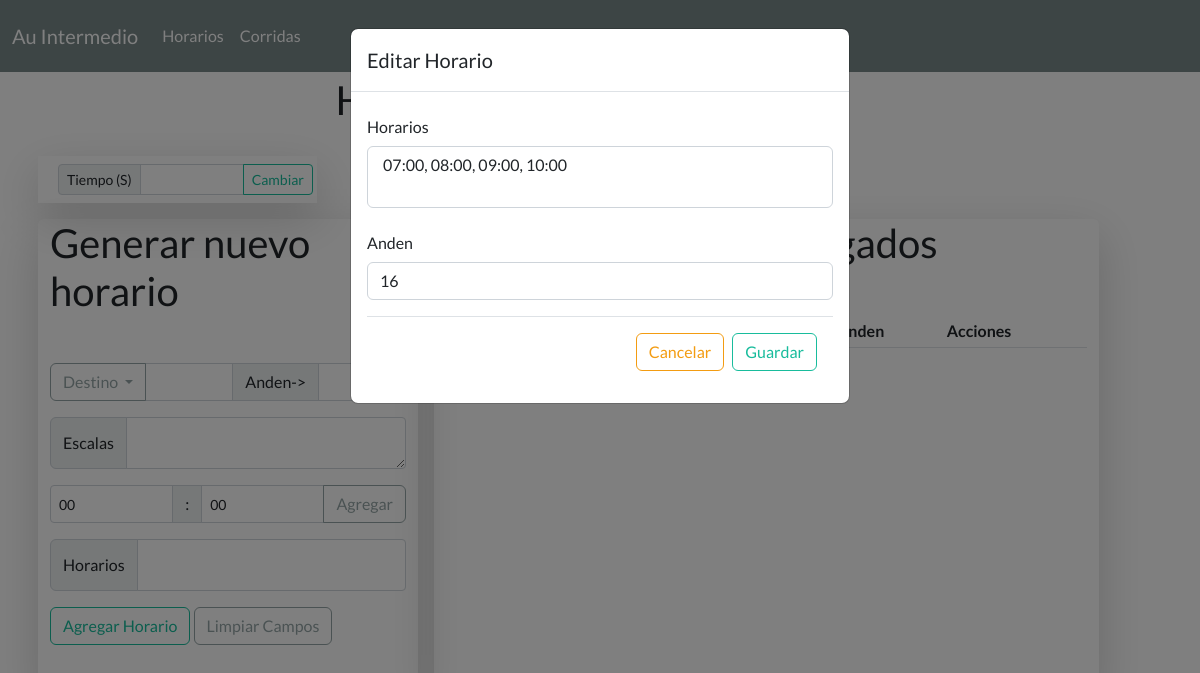
/modal/2, run on an earlier commit of the app's database.
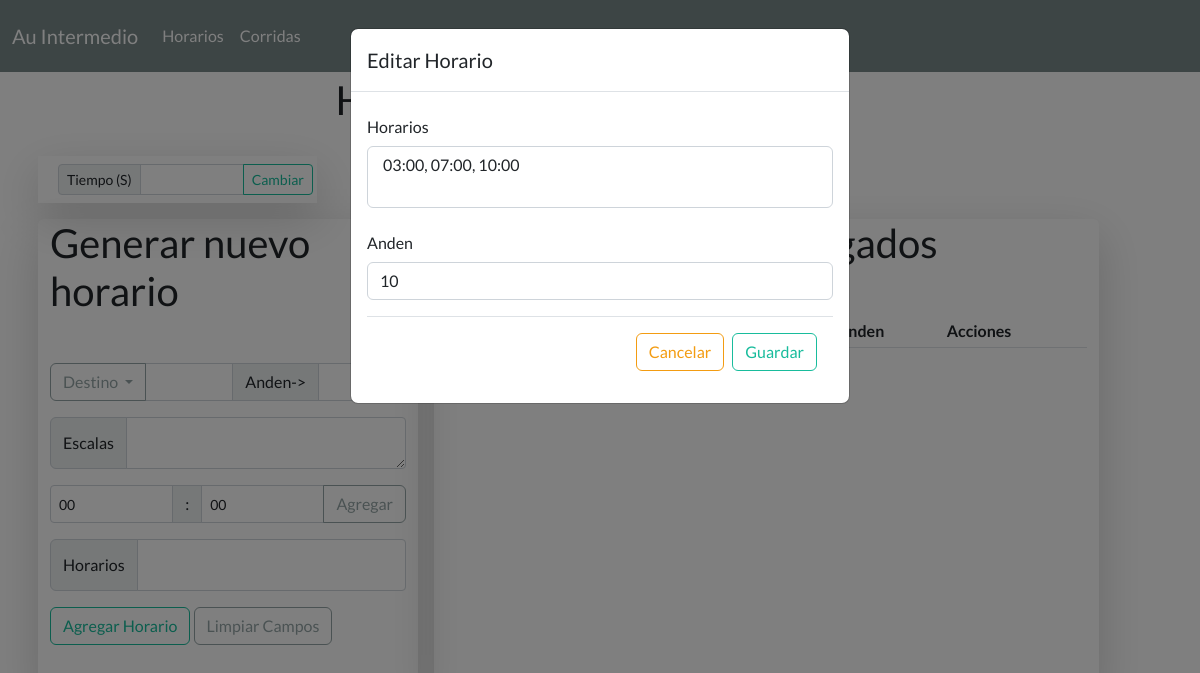
And on a later commit of the database.
### app.py (models this page shows)
class Horarios(db.Model):
    __tablename__ = "horario"
    id = db.Column(db.Integer, primary_key = True)
    destino = db.Column(db.String(100), nullable = False)
    escala = db.Column(db.String, nullable = False)
    horario = db.Column(db.String, nullable = False)
    anden = db.Column(db.Integer, nullable = False)

### app.py (the view)
@app.route('/modal/<id>', methods = ['GET', 'POST']) # Modal para edicion de horarios
def modal(id):
    id = id
    return render_template('modal.html', horario = Horarios.query.filter(Horarios.id == id).first())

### templates/modal.html (shortened to what this page needs)
{% extends 'base.html' %}
{% block content %}
      <div class="row justify-content-center mb-3">
        <h2 class=" d-flex justify-content-center">Horarios Servicio Intermedio</h2>
      </div>
      <div class="row">
        <div class="col-3 bg-transparent shadow-lg m-2">
          <div class="input-group input-group-sm m-2">
            <span class="input-group-text" id="inputGroup-sizing-sm">Tiempo (S)</span>
            <input type="number" class="form-control" name="terminal">
            <a href="/change_terminal" class="btn btn-outline-success">Cambiar</a>
          </div>
        </div>
      </div>
      <div class="formcontent col-md-12 col-ms-12 col-lg-4 m-2 rounded-2 shadow-lg bg-transparent">
        <h2 class="mb-5">Generar nuevo horario</h2>
        <form class="mb-5" action="/horarios" method="post">
      <div class="input-group mb-3">
        <button class="btn btn-outline-secondary dropdown-toggle" type="button" data-bs-toggle="dropdown" aria-expanded="false">
          Destino
        </button>
        <input type="text" id="destino"name="destino" class="form-control form-control-sm" aria-label="Text input with dropdown button" readonly>
        <span class="input-group-text">Anden-></span>
      </div>
      <div class="input-group mb-3">
        <span class="input-group-text">Escalas</span>
        <textarea class="form-control form-control-sm" placeholder="" id="escala" name="escala" readonly></textarea>
      </div>
      <div class="input-group mb-3">
        <select name="hora" id="hora" class="form-control form-control-sm">
           <option value = "00"> 00 </option>
        </select>
        <span class="input-group-text"> : </span>
        <select name="minuto" id="minuto" class="form-control form-control-sm">
          <option value="00">00</option>
        </select>
        <button class="btn btn-outline-secondary" onclick="add_hora()" type="button">Agregar</button>
      </div>
      <div class="input-group mb-3">
        <span class="input-group-text">Horarios</span>
        <textarea class="form-control form-control-sm" placeholder="" id="horarios" name="horarios" readonly></textarea>
      </div>
      <button class="btn btn-outline-success" type="submit">Agregar Horario</button>
      <button class="btn btn-outline-secondary" onclick="reset()" type="button">Limpiar Campos</button>
      </form>
      </div>
      <div class="tablecontent col-md-12 col-sm-12 col-lg-7 rounded-2 m-2 shadow-lg bg-transparent">
          <h2 class="mb-5 text-center">Horarios agregados</h2>
          <table class="table table-sm table-striped align-middle">
            <thead>
              <tr>
                <th>Destino</th>
                <th>Escalas</th>
                <th>Horarios</th>
                <th>Anden</th>
                <th>Acciones</th>
              </tr>
            </thead>
          </table>
      </div>
    {% endblock %}
    {% block modal %}
		<div class="modal fade " id="modal" tabindex="-1" aria-labelledby="exampleModalLabel" aria-hidden="Flase">
		  <div class="modal-dialog">
		    <div class="modal-content" >
		      <div class="modal-header" >
		        <h5 class="modal-title">Editar Horario</h5>
		      </div>
		      <div class="modal-body" >
		        <form action="/edith/{{horario.id}}" method="post">
		          <div class="mb-3">
		            <label for="message-text" class="col-form-label">Horarios</label>
		            <textarea class="form-control" id="horarios" name="horario">{{horario.horario}} </textarea>
		          </div>
		          <div class="mb-3">
		            <label for="message-text" class="col-form-label">Anden</label>
		            <input type="text" class="form-control" id="anden" name="anden" value="{{horario.anden}}">
		          </div>
		          <div class="modal-footer">
		        		<a href="/horarios" class="btn btn-outline-warning">Cancelar</a>
		        		<button class="btn btn-outline-success" type="submit">Guardar</button>
		      		</div>
		        </form>
		      </div>
		    </div>
		  </div>
		</div>
    {% endblock %}

What changed in the data, as far as the page shows it:
changed Horarios: horario "07:00, 08:00, 09:00, 10:00" → "03:00, 07:00, 10:00"; anden "16" → "10"
